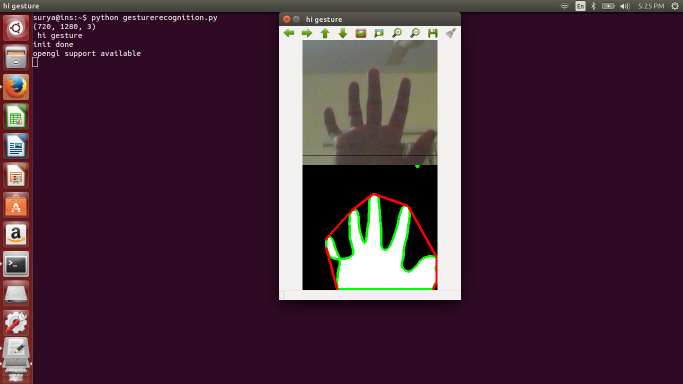
#> input picture gesture_recognition/hi gesture.png, 1366 x 768 px, given in place of the camera (shown at 1/2 size)
$ python handgesturevideo.py   (Python 2 division)
#> lines starting #> are read from the running program, lines starting #| are printed output that depends on the picture; after the words box and inside, x2 and y2 are one past the last pixel; in counts of white or black regions, pixels touching at a corner belong together
# importing modules
import cv2
import numpy as np
import matplotlib.pyplot as plt
# capturing video through webcam
cap = cv2.VideoCapture(0)
fourcc = cv2.VideoWriter_fourcc(*'XVID')
out = cv2.VideoWriter('output.avi',fourcc, 20.0, (640,480))
while(True):
    ret,frame = cap.read()
#> frame is the input picture: shape (768, 1366, 3); mean B, G, R 58.2, 42.6, 71.3
    shape = frame.shape
#> shape = (768, 1366, 3)
    y1 = shape[0]/3
#> y1 = 256
    y2 = 2*shape[0]/3
#> y2 = 512
    x1,x2 = shape[1]/3,2*shape[1]/3
#> x1 = 455; x2 = 910
    cv2.rectangle(frame,(x2,y2),(x1,y1),(0,255,0),0)
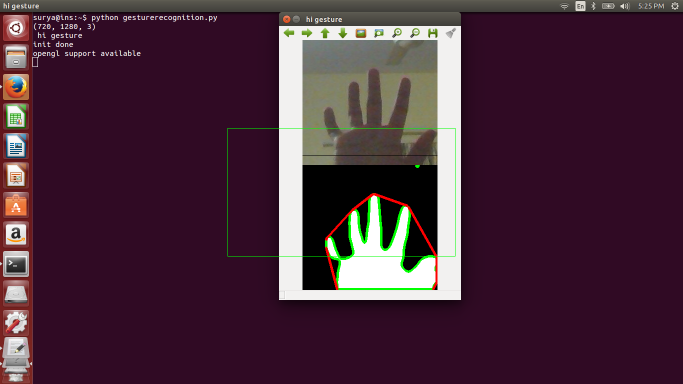
#> frame: shape (768, 1366, 3) (shown at 1/2 size); 0.13% of pixels changed, all inside (x1, y1, x2, y2) = (455, 256, 911, 513)
    # converting to HSV
    frame_hsv = cv2.cvtColor(frame,cv2.COLOR_BGR2HSV)
#> frame_hsv: shape (768, 1366, 3); mean H, S, V 122.2, 157.6, 73.2
    # cropping original image to roi
    new_frame = frame_hsv[y1:y2, x1:x2]
#> new_frame: shape (256, 455, 3); mean H, S, V 45.4, 67.2, 96
    # Histogram of roi
    roihist = cv2.calcHist([new_frame],[0,1], None, [180,256], [0, 180,0,256] )
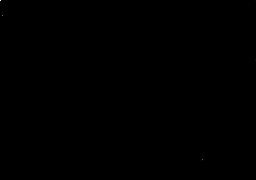
#> roihist: shape (180, 256) float32; min 0, max 44749, mean 2.5; drawn with min black and max white
    cv2.normalize(roihist,roihist,0,180,cv2.NORM_MINMAX)
#> roihist: shape (180, 256) float32; 5.8% of pixels changed, all inside (x1, y1, x2, y2) = (0, 0, 256, 180)
    # finding back projection
    bproject = cv2.calcBackProject([frame_hsv],[0,1],roihist,[0,180,0,256],3)
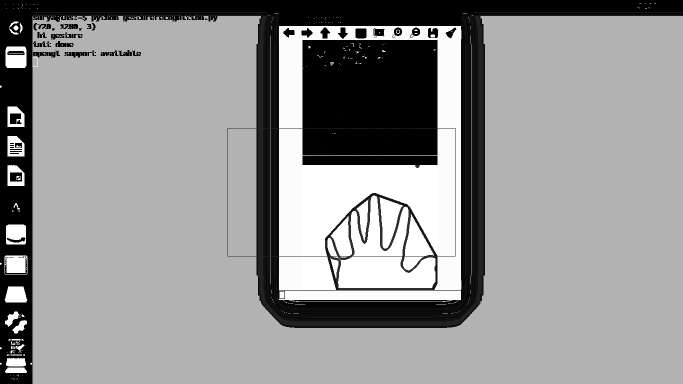
#> bproject: shape (768, 1366) (shown at 1/2 size); min 0, max 255, mean 147.9
    # removing noise
    cv2.GaussianBlur(bproject,(9,9),0)
    cv2.GaussianBlur(bproject,(9,9),0)
    cv2.GaussianBlur(bproject,(9,9),0)
    cv2.GaussianBlur(bproject,(9,9),0)
    # thresholding
    ret,thresh1 = cv2.threshold(bproject,250,255,0)
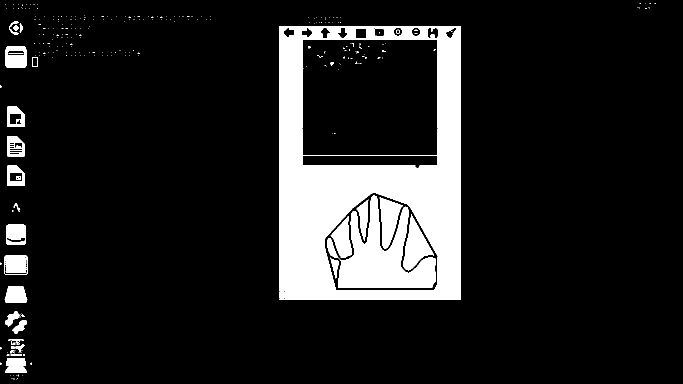
#> thresh1: shape (768, 1366) (shown at 1/2 size); 12.7% white; 310 white regions (267 under 20 px), largest, box (x1, y1, x2, y2) and area: (558, 257, 910, 512) 51026, (558, 52, 922, 580) 30021, (665, 513, 871, 576) 10803
    thresh1 = cv2.merge((thresh1,thresh1,thresh1))
    # convolution
    disc = cv2.getStructuringElement(cv2.MORPH_ELLIPSE,(13,13))
    cv2.filter2D(thresh1,-1,disc,thresh1)
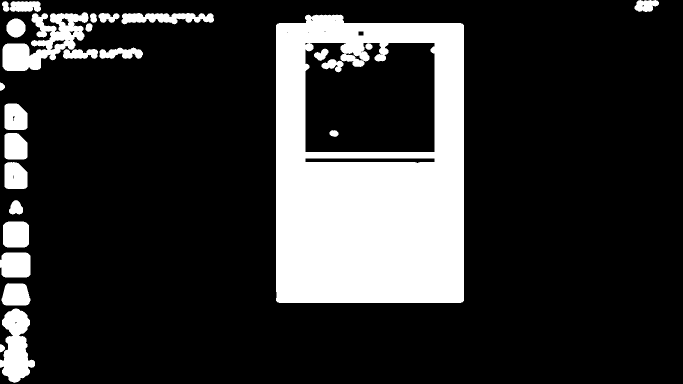
#> thresh1: shape (768, 1366, 3) (shown at 1/2 size); 18.9% white; 25 white regions, largest, box (x1, y1, x2, y2) and area: (552, 29, 928, 606) 156589, (5, 24, 177, 142) 9485, (0, 617, 70, 766) 6391
    final = cv2.bitwise_and(frame,thresh1)
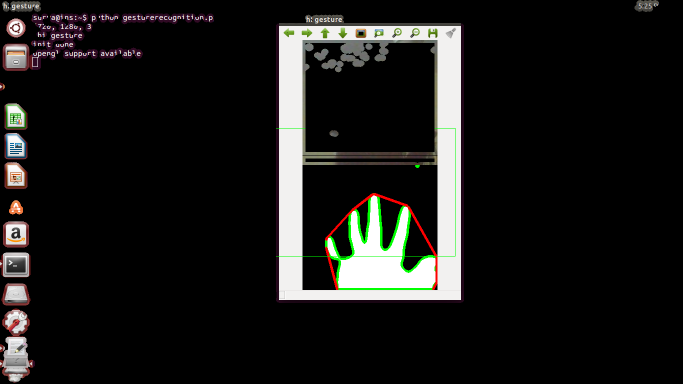
#> final: shape (768, 1366, 3) (shown at 1/2 size); mean B, G, R 24.7, 26.1, 26.4
    out.write(final)
    cv2.imshow('final',final)
    # escpae key
    if cv2.waitKey(1) & 0xFF == ord('q'):
#> (key q is pressed here)
       break
# When everything done, release the capture
cap.release()
out.release()
cv2.destroyAllWindows()
